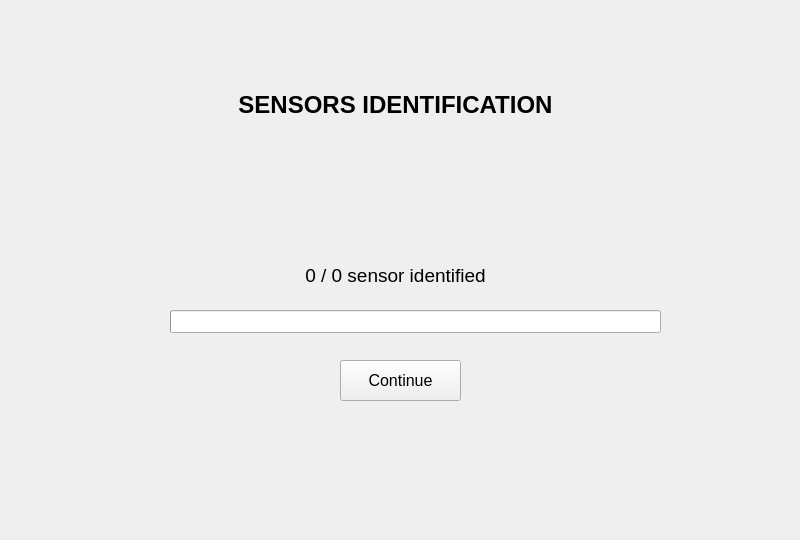
<?xml version="1.0" encoding="UTF-8"?>
<ui version="4.0">
 <class>Form</class>
 <widget class="QWidget" name="Form">
  <property name="geometry">
   <rect>
    <x>0</x>
    <y>0</y>
    <width>800</width>
    <height>540</height>
   </rect>
  </property>
  <property name="windowTitle">
   <string>Form</string>
  </property>
  <widget class="QLabel" name="label">
   <property name="geometry">
    <rect>
     <x>170</x>
     <y>90</y>
     <width>451</width>
     <height>31</height>
    </rect>
   </property>
   <property name="text">
    <string>&lt;html&gt;&lt;head/&gt;&lt;body&gt;&lt;p align=&quot;center&quot;&gt;&lt;span style=&quot; font-size:18pt; font-weight:600;&quot;&gt;SENSORS IDENTIFICATION&lt;/span&gt;&lt;/p&gt;&lt;/body&gt;&lt;/html&gt;</string>
   </property>
  </widget>
  <widget class="QLabel" name="identificationLabel">
   <property name="geometry">
    <rect>
     <x>170</x>
     <y>260</y>
     <width>451</width>
     <height>31</height>
    </rect>
   </property>
   <property name="text">
    <string>&lt;html&gt;&lt;head/&gt;&lt;body&gt;&lt;p align=&quot;center&quot;&gt;&lt;span style=&quot; font-size:14pt;&quot;&gt;0 / 0 sensor identified&lt;/span&gt;&lt;/p&gt;&lt;/body&gt;&lt;/html&gt;</string>
   </property>
  </widget>
  <widget class="QProgressBar" name="identificationProgressBar">
   <property name="geometry">
    <rect>
     <x>170</x>
     <y>310</y>
     <width>491</width>
     <height>23</height>
    </rect>
   </property>
   <property name="value">
    <number>0</number>
   </property>
   <property name="orientation">
    <enum>Qt::Horizontal</enum>
   </property>
   <property name="format">
    <string/>
   </property>
  </widget>
  <widget class="QPushButton" name="continueButton">
   <property name="geometry">
    <rect>
     <x>340</x>
     <y>360</y>
     <width>121</width>
     <height>41</height>
    </rect>
   </property>
   <property name="font">
    <font>
     <pointsize>12</pointsize>
    </font>
   </property>
   <property name="text">
    <string>Continue</string>
   </property>
  </widget>
 </widget>
 <resources/>
 <connections/>
</ui>
